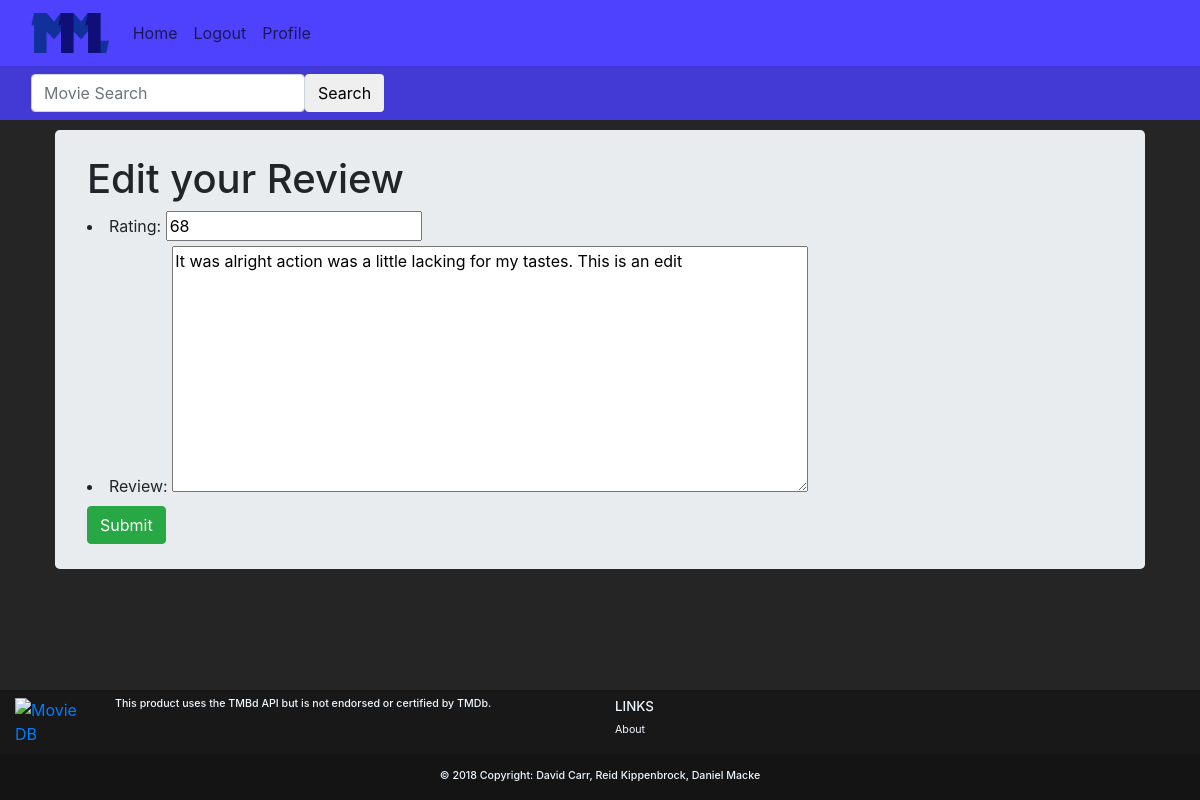
The app's page /movies/edit_review/?review_key=5 (signed in) with its own data.
### movies/models.py (models this page shows)
class MovieReview(models.Model):
    user = models.ForeignKey(User,on_delete=models.CASCADE,default=1)
    movie_id = models.IntegerField(default=0)
    movie_title = models.CharField(max_length=50, default='')
    rating = models.IntegerField(
        default=0,
        validators=[
            MaxValueValidator(100),
            MinValueValidator(0)
        ]
    )
    review = models.CharField(max_length=1000, default='')

### movies/views.py (the view)
# urls.py: path('edit_review/',views.edit_review_view, name='edit_review'),
def edit_review_view(request):
    if not request.user.is_authenticated:
        return redirect('/account/login/')
    if request.method == "POST":
        review_id = request.POST.get('review_id')
        review = get_object_or_404(MovieReview,pk=review_id)
        form = write_review(request.POST, instance=review)
        if form.is_valid():
            form.save()
            return redirect('/account/profile/?p='+request.user.username)
        else:
            args= {'form':form,'id':review_id}
            return render(request,'movies/edit_review.html',args)
    else:
        review_id = request.GET.get('review_key')
        review = get_object_or_404(MovieReview,pk=review_id)
        if review.user != request.user:
            return redirect('/')
        form = write_review(instance=review)
        args = {'form':form,'id': review_id}
        return render(request,'movies/edit_review.html',args)

### movies/forms.py
class write_review(forms.ModelForm):
    review = forms.CharField(widget=forms.Textarea(attrs={'rows':10,'cols':60}))
    rating = forms.IntegerField()
    class Meta:
        model=MovieReview
        fields=('rating','review')
        field_order=('rating','review')

### movies/templates/movies/edit_review.html (shortened to what this page needs)
{% extends 'base.html' %}
{% block body %}
  <div class="container">
    <div class="jumbotron">
      <h1> Edit your Review </h1>
      <form method="post">
        {{form.as_ul}}
        <button type = "submit" class="btn btn-success">Submit</button>
      </form>
    </div>
  </div>
{% endblock %}

### accounts/templates/base.html (style rules this page uses)
body { background-color: #252525; }
.jumbotron { margin: 10px; padding-top: 25px; padding-bottom: 25px; }

### records on screen
MovieReview: rating "68", review "It was alright action was a little lacking for my tastes. This is an edit"
